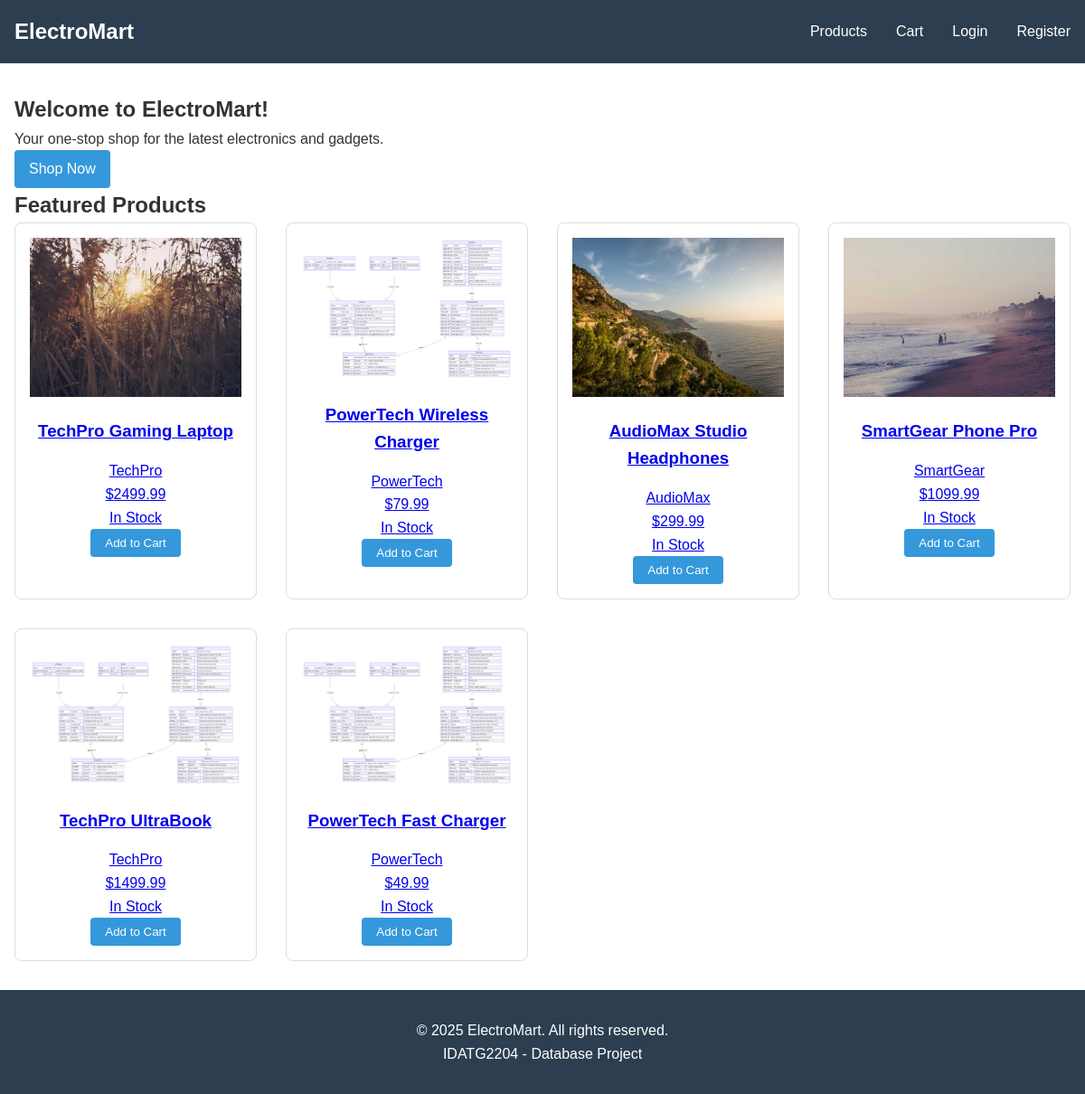
/index, run on the app's committed database.
### app/models.py (models this page shows)
class Product(db.Model):
    __tablename__ = 'products'
    ProductID = db.Column(db.Integer, primary_key=True)
    Name = db.Column(db.String(255), nullable=False)
    Description = db.Column(db.Text, nullable=False)
    Price = db.Column(db.Numeric(10, 2), nullable=False)
    StockQuantity = db.Column(db.Integer, nullable=False, default=0)
    CategoryID = db.Column(db.Integer, db.ForeignKey('categories.CategoryID'), nullable=False)
    BrandID = db.Column(db.Integer, db.ForeignKey('brands.BrandID'), nullable=False)
    ImageURL = db.Column(db.String(255))
    DateAdded = db.Column(db.DateTime(timezone=True), default=datetime.utcnow)
    LastUpdated = db.Column(db.DateTime(timezone=True), default=datetime.utcnow, onupdate=datetime.utcnow)
    order_items = db.relationship('OrderItem', backref='product', lazy=True)

class Brand(db.Model):
    __tablename__ = 'brands'
    BrandID = db.Column(db.Integer, primary_key=True)
    Name = db.Column(db.String(100), nullable=False, unique=True)
    Description = db.Column(db.Text)
    products = db.relationship('Product', backref='brand', lazy=True)

### app/routes.py (the view)
@bp.route('/')
@bp.route('/index')
def index():
    try:
        featured_products = Product.query.order_by(Product.DateAdded.desc()).limit(6).all()
    except Exception as e:
        flash('Could not load featured products at the moment.', 'warning')
        featured_products = []
    return render_template('index.html', title='Welcome to ElectroMart', featured_products=featured_products)

### app/templates/index.html (shortened to what this page needs)
{% extends "base.html" %}
{% block content %}
<section class="hero">
    <div class="hero-content">
        <h1>Welcome to ElectroMart!</h1>
        <p>Your one-stop shop for the latest electronics and gadgets.</p>
        <a href="{{ url_for('main_routes.products') }}" class="btn btn-primary btn-large">Shop Now</a>
    </div>
</section>
<section class="featured-products">
    <h2>Featured Products</h2>
    <div class="product-grid">
        {% for product in featured_products %}
            <div class="product-card">
                <a href="{{ url_for('main_routes.product_detail', product_id=product.ProductID) }}" class="product-link">
                    <div class="product-image">
                        {% if product.ImageURL %}
                            <img src="{{ url_for('static', filename='images/' + product.ImageURL) if not product.ImageURL.startswith('http') and not product.ImageURL.startswith('/static/') else product.ImageURL }}" alt="{{ product.Name }}">
                        {% else %}
                            <img src="{{ url_for('static', filename='images/placeholder.png') }}" alt="No image available">
                        {% endif %}
                    </div>
                    <div class="product-info">
                        <h3>{{ product.Name }}</h3>
                        <p class="product-brand">{{ product.brand.Name }}</p>
                        <p class="product-price">${{ "%.2f"|format(product.Price) }}</p>
                        {% if product.StockQuantity > 0 %}
                            <p class="stock in-stock">In Stock</p>
                        {% else %}
                            <p class="stock out-of-stock">Out of Stock</p>
                        {% endif %}
                    </div>
                </a>
                {% if product.StockQuantity > 0 %}
                    <form action="{{ url_for('main_routes.add_to_cart', product_id=product.ProductID) }}" method="POST" class="add-to-cart-form">
                        <button type="submit" class="btn btn-primary">Add to Cart</button>
                    </form>
                {% else %}
                    <button class="btn btn-disabled" disabled>Out of Stock</button>
                {% endif %}
            </div>
        {% endfor %}
    </div>
</section>
{% endblock %}

### app/static/css/style.css (style rules this page uses)
* { margin: 0; padding: 0; box-sizing: border-box; }
body { font-family: Arial, sans-serif; line-height: 1.6; color: #333; }
.product-grid { display: grid; grid-template-columns: repeat(auto-fill, minmax(250px, 1fr)); gap: 2rem; }
.product-card { border: 1px solid #ddd; border-radius: 8px; padding: 1rem; text-align: center; }
.product-card img { max-width: 100%; height: auto; }
.product-card h3 { margin: 1rem 0; }
.btn { display: inline-block; padding: 0.5rem 1rem; border: none; border-radius: 4px; cursor: pointer; text-decoration: none; }
.btn-primary { background-color: #3498db; color: white; }

### data on the page
Product: ImageURL (picture), Name "TechPro Gaming Laptop", brand.Name "TechPro", Price "2499.99", StockQuantity "In Stock"
Product: Name "PowerTech Wireless Charger", brand.Name "PowerTech", Price "79.99", StockQuantity "In Stock"
Product: ImageURL (picture), Name "AudioMax Studio Headphones", brand.Name "AudioMax", Price "299.99", StockQuantity "In Stock"
Product: ImageURL (picture), Name "SmartGear Phone Pro", brand.Name "SmartGear", Price "1099.99", StockQuantity "In Stock"
Product: Name "TechPro UltraBook", brand.Name "TechPro", Price "1499.99", StockQuantity "In Stock"
Product: Name "PowerTech Fast Charger", brand.Name "PowerTech", Price "49.99", StockQuantity "In Stock"
